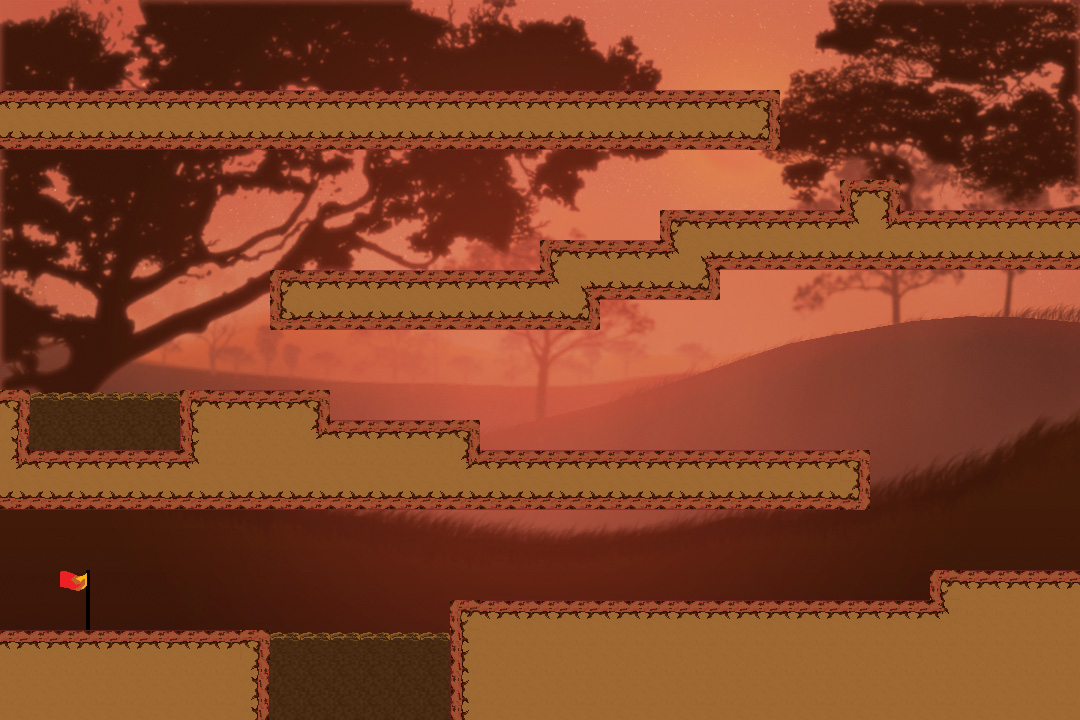

Tiled map render using the project's own tile images. Description and the whole map definition, tile-layer contents included, below:
An orthogonal 36x24 tile map with 30x30 px tiles, 2 tile layers (Background, Tile Layer 1), 5 tilesets and 25 objects.

<map version="1.5" tiledversion="1.7.2" orientation="orthogonal" renderorder="right-down" width="36" height="24" tilewidth="30" tileheight="30" infinite="0" nextlayerid="17" nextobjectid="56">
 <editorsettings>
  <export target="level3.lua" format="lua" />
 </editorsettings>
 <tileset firstgid="1" name="BEETLE_TILESET" tilewidth="30" tileheight="30" tilecount="16" columns="4">
  <image source="../Tilesets/BEETLE_TILESET.png" width="120" height="120" />
 </tileset>
 <tileset firstgid="17" name="mud1" tilewidth="30" tileheight="30" tilecount="1" columns="1">
  <image source="../Tilesets/mud1.png" width="30" height="30" />
 </tileset>
 <tileset firstgid="18" name="mud2" tilewidth="30" tileheight="30" tilecount="1" columns="1">
  <image source="../Tilesets/mud2.png" width="30" height="30" />
 </tileset>
 <tileset firstgid="19" name="beetle" tilewidth="1080" tileheight="720" tilecount="1" columns="1">
  <image source="../All background/beetle.jpg" width="1080" height="720" />
 </tileset>
 <tileset firstgid="20" name="END_FLAG" tilewidth="30" tileheight="30" tilecount="2" columns="1">
  <image source="../END_FLAG.png" width="30" height="60" />
 </tileset>
 <layer id="14" name="Background" width="36" height="24" locked="1">
  <data encoding="csv">
0,0,0,0,0,0,0,0,0,0,0,0,0,0,0,0,0,0,0,0,0,0,0,0,0,0,0,0,0,0,0,0,0,0,0,0,
0,0,0,0,0,0,0,0,0,0,0,0,0,0,0,0,0,0,0,0,0,0,0,0,0,0,0,0,0,0,0,0,0,0,0,0,
0,0,0,0,0,0,0,0,0,0,0,0,0,0,0,0,0,0,0,0,0,0,0,0,0,0,0,0,0,0,0,0,0,0,0,0,
0,0,0,0,0,0,0,0,0,0,0,0,0,0,0,0,0,0,0,0,0,0,0,0,0,0,0,0,0,0,0,0,0,0,0,0,
0,0,0,0,0,0,0,0,0,0,0,0,0,0,0,0,0,0,0,0,0,0,0,0,0,0,0,0,0,0,0,0,0,0,0,0,
0,0,0,0,0,0,0,0,0,0,0,0,0,0,0,0,0,0,0,0,0,0,0,0,0,0,0,0,0,0,0,0,0,0,0,0,
0,0,0,0,0,0,0,0,0,0,0,0,0,0,0,0,0,0,0,0,0,0,0,0,0,0,0,0,0,0,0,0,0,0,0,0,
0,0,0,0,0,0,0,0,0,0,0,0,0,0,0,0,0,0,0,0,0,0,0,0,0,0,0,0,0,0,0,0,0,0,0,0,
0,0,0,0,0,0,0,0,0,0,0,0,0,0,0,0,0,0,0,0,0,0,0,0,0,0,0,0,0,0,0,0,0,0,0,0,
0,0,0,0,0,0,0,0,0,0,0,0,0,0,0,0,0,0,0,0,0,0,0,0,0,0,0,0,0,0,0,0,0,0,0,0,
0,0,0,0,0,0,0,0,0,0,0,0,0,0,0,0,0,0,0,0,0,0,0,0,0,0,0,0,0,0,0,0,0,0,0,0,
0,0,0,0,0,0,0,0,0,0,0,0,0,0,0,0,0,0,0,0,0,0,0,0,0,0,0,0,0,0,0,0,0,0,0,0,
0,0,0,0,0,0,0,0,0,0,0,0,0,0,0,0,0,0,0,0,0,0,0,0,0,0,0,0,0,0,0,0,0,0,0,0,
0,0,0,0,0,0,0,0,0,0,0,0,0,0,0,0,0,0,0,0,0,0,0,0,0,0,0,0,0,0,0,0,0,0,0,0,
0,0,0,0,0,0,0,0,0,0,0,0,0,0,0,0,0,0,0,0,0,0,0,0,0,0,0,0,0,0,0,0,0,0,0,0,
0,0,0,0,0,0,0,0,0,0,0,0,0,0,0,0,0,0,0,0,0,0,0,0,0,0,0,0,0,0,0,0,0,0,0,0,
0,0,0,0,0,0,0,0,0,0,0,0,0,0,0,0,0,0,0,0,0,0,0,0,0,0,0,0,0,0,0,0,0,0,0,0,
0,0,0,0,0,0,0,0,0,0,0,0,0,0,0,0,0,0,0,0,0,0,0,0,0,0,0,0,0,0,0,0,0,0,0,0,
0,0,0,0,0,0,0,0,0,0,0,0,0,0,0,0,0,0,0,0,0,0,0,0,0,0,0,0,0,0,0,0,0,0,0,0,
0,0,0,0,0,0,0,0,0,0,0,0,0,0,0,0,0,0,0,0,0,0,0,0,0,0,0,0,0,0,0,0,0,0,0,0,
0,0,0,0,0,0,0,0,0,0,0,0,0,0,0,0,0,0,0,0,0,0,0,0,0,0,0,0,0,0,0,0,0,0,0,0,
0,0,0,0,0,0,0,0,0,0,0,0,0,0,0,0,0,0,0,0,0,0,0,0,0,0,0,0,0,0,0,0,0,0,0,0,
0,0,0,0,0,0,0,0,0,0,0,0,0,0,0,0,0,0,0,0,0,0,0,0,0,0,0,0,0,0,0,0,0,0,0,0,
19,0,0,0,0,0,0,0,0,0,0,0,0,0,0,0,0,0,0,0,0,0,0,0,0,0,0,0,0,0,0,0,0,0,0,0
</data>
 </layer>
 <layer id="15" name="Tile Layer 1" width="36" height="24">
  <data encoding="csv">
0,0,0,0,0,0,0,0,0,0,0,0,0,0,0,0,0,0,0,0,0,0,0,0,0,0,0,0,0,0,0,0,0,0,0,0,
0,0,0,0,0,0,0,0,0,0,0,0,0,0,0,0,0,0,0,0,0,0,0,0,0,0,0,0,0,0,0,0,0,0,0,0,
0,0,0,0,0,0,0,0,0,0,0,0,0,0,0,0,0,0,0,0,0,0,0,0,0,0,0,0,0,0,0,0,0,0,0,0,
1,1,1,1,1,1,1,1,1,1,1,1,1,1,1,1,1,1,1,1,1,1,1,1,1,10,0,0,0,0,0,0,0,0,0,0,
6,6,6,6,6,6,6,6,6,6,6,6,6,6,6,6,6,6,6,6,6,6,6,6,6,14,0,0,0,0,0,0,0,0,0,0,
0,0,0,0,0,0,0,0,0,0,0,0,0,0,0,0,0,0,0,0,0,0,0,0,0,0,0,0,0,0,0,0,0,0,0,0,
0,0,0,0,0,0,0,0,0,0,0,0,0,0,0,0,0,0,0,0,0,0,0,0,0,0,0,0,9,10,0,0,0,0,0,0,
0,0,0,0,0,0,0,0,0,0,0,0,0,0,0,0,0,0,0,0,0,0,9,1,1,1,1,1,8,7,1,1,1,1,1,1,
0,0,0,0,0,0,0,0,0,0,0,0,0,0,0,0,0,0,9,1,1,1,8,3,6,6,6,6,6,6,6,6,6,6,6,6,
0,0,0,0,0,0,0,0,0,9,1,1,1,1,1,1,1,1,8,3,6,6,6,14,0,0,0,0,0,0,0,0,0,0,0,0,
0,0,0,0,0,0,0,0,0,13,6,6,6,6,6,6,6,6,6,14,0,0,0,0,0,0,0,0,0,0,0,0,0,0,0,0,
0,0,0,0,0,0,0,0,0,0,0,0,0,0,0,0,0,0,0,0,0,0,0,0,0,0,0,0,0,0,0,0,0,0,0,0,
0,0,0,0,0,0,0,0,0,0,0,0,0,0,0,0,0,0,0,0,0,0,0,0,0,0,0,0,0,0,0,0,0,0,0,0,
10,17,17,17,17,17,9,1,1,1,10,0,0,0,0,0,0,0,0,0,0,0,0,0,0,0,0,0,0,0,0,0,0,0,0,0,
2,18,18,18,18,18,5,11,11,11,7,1,1,1,1,10,0,0,0,0,0,0,0,0,0,0,0,0,0,0,0,0,0,0,0,0,
7,1,1,1,1,1,8,11,11,11,11,11,11,11,11,7,1,1,1,1,1,1,1,1,1,1,1,1,10,0,0,0,0,0,0,0,
6,6,6,6,6,6,6,6,6,6,6,6,6,6,6,6,6,6,6,6,6,6,6,6,6,6,6,6,14,0,0,0,0,0,0,0,
0,0,0,0,0,0,0,0,0,0,0,0,0,0,0,0,0,0,0,0,0,0,0,0,0,0,0,0,0,0,0,0,0,0,0,0,
0,0,0,0,0,0,0,0,0,0,0,0,0,0,0,0,0,0,0,0,0,0,0,0,0,0,0,0,0,0,0,0,0,0,0,0,
0,0,20,0,0,0,0,0,0,0,0,0,0,0,0,0,0,0,0,0,0,0,0,0,0,0,0,0,0,0,0,9,1,1,1,1,
0,0,21,0,0,0,0,0,0,0,0,0,0,0,0,9,1,1,1,1,1,1,1,1,1,1,1,1,1,1,1,8,11,11,11,11,
1,1,1,1,1,1,1,1,10,17,17,17,17,17,17,5,11,11,11,11,11,11,11,11,11,11,11,11,11,11,11,11,11,11,11,11,
11,11,11,11,11,11,11,11,2,18,18,18,18,18,18,5,11,11,11,11,11,11,11,11,11,11,11,11,11,11,11,11,11,11,11,11,
11,11,11,11,11,11,11,11,2,18,18,18,18,18,18,5,11,11,11,11,11,11,11,11,11,11,11,11,11,11,11,11,11,11,11,11
</data>
 </layer>
 <objectgroup id="5" name="end_point">
  <object id="4" x="60.6193" y="598.187" width="29.7378" height="32.0253" />
 </objectgroup>
 <objectgroup id="6" name="Platform">
  <object id="5" x="0" y="90.3571" width="777.757" height="59.4755" />
  <object id="12" x="659.95" y="208.164" width="60.6193" height="91.5008" />
  <object id="13" x="599.33" y="239.046" width="61.7631" height="59.4755" />
  <object id="14" x="540.999" y="239.046" width="58.3318" height="90.3571" />
  <object id="15" x="269.927" y="267.64" width="272.215" height="61.7631" />
  <object id="18" x="1.14376" y="629.068" width="267.64" height="88.0696" />
  <object id="21" x="448.354" y="598.187" width="481.523" height="122.382" />
  <object id="22" x="929.877" y="568.449" width="149.833" height="149.833" />
  <object id="24" x="1.14376" y="388.879" width="29.7378" height="118.951" />
  <object id="26" x="179.57" y="390.022" width="148.689" height="118.951" />
  <object id="28" x="331.691" y="418.616" width="146.401" height="89.2133" />
  <object id="29" x="478.092" y="448.354" width="391.166" height="59.4755" />
  <object id="47" x="721.713" y="207.021" width="359.141" height="64.0506" />
  <object id="49" x="840.664" y="177.283" width="59.4755" height="30.8815" />
  <object id="50" x="-11.4376" y="0" width="11.4376" height="718.282" />
  <object id="53" x="1078.57" y="2.28752" width="11.4376" height="715.994" />
 </objectgroup>
 <objectgroup id="7" name="water">
  <object id="34" x="30.8815" y="391.166" width="148.689" height="112.089" />
  <object id="35" x="269.927" y="629.068" width="178.427" height="85.782" />
 </objectgroup>
 <objectgroup id="8" name="lizard">
  <object id="37" x="386.591" y="227.608" width="30.8815" height="28.594" />
  <object id="38" x="677.106" y="552.436" width="34.3128" height="32.0253" />
 </objectgroup>
 <objectgroup id="9" name="frog">
  <object id="39" x="852.102" y="147.545" width="28.594" height="25.1627" />
  <object id="40" x="545.574" y="411.754" width="27.4503" height="26.3065" />
 </objectgroup>
 <objectgroup id="11" name="bird" />
 <objectgroup id="12" name="walls">
  <object id="55" x="-13.5592" y="-19.5854" width="1105.82" height="21.092" />
 </objectgroup>
 <objectgroup id="16" name="flower" />
 <objectgroup id="4" name="respawn_point">
  <object id="2" x="60.6193" y="60.6193" width="28.594" height="29.7378" />
 </objectgroup>
</map>
